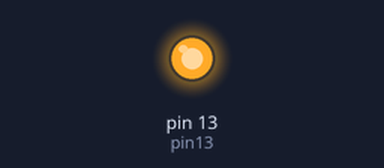
Bench run of a sketch on a simulated Arduino Uno, built with avr-gcc and run on an emulated ATmega328P. Shown: output pins drawn as LEDs (lit = HIGH).

Above: at 1.0 s.
At 3.0 s:
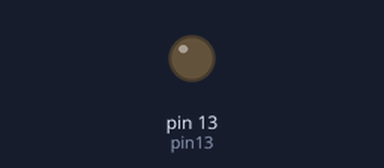
Timing chart, 0 to 5.2 s (numbered marks = the images above):
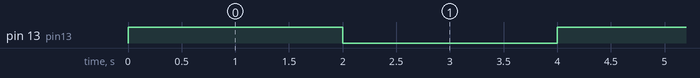

Measured:
- by itself, pin 13 (pin13): alternates HIGH for 2.0 s and LOW for 2.0 s

The sketch:

test-arduino-led13.ino
```cpp
#define PIN_IN(p) pinMode(p, INPUT)
#define PIN_OUT(p) pinMode(p, OUTPUT)

const int pin13 = 13;

void setup() {
  // declare pin
  PIN_OUT(pin13);
}

void loop() {

  // turn on pin 13
  digitalWrite(pin13, HIGH);
  delay(2000);

  // turn of pin 13
  digitalWrite(pin13, LOW);
  delay(2000);
}
```
